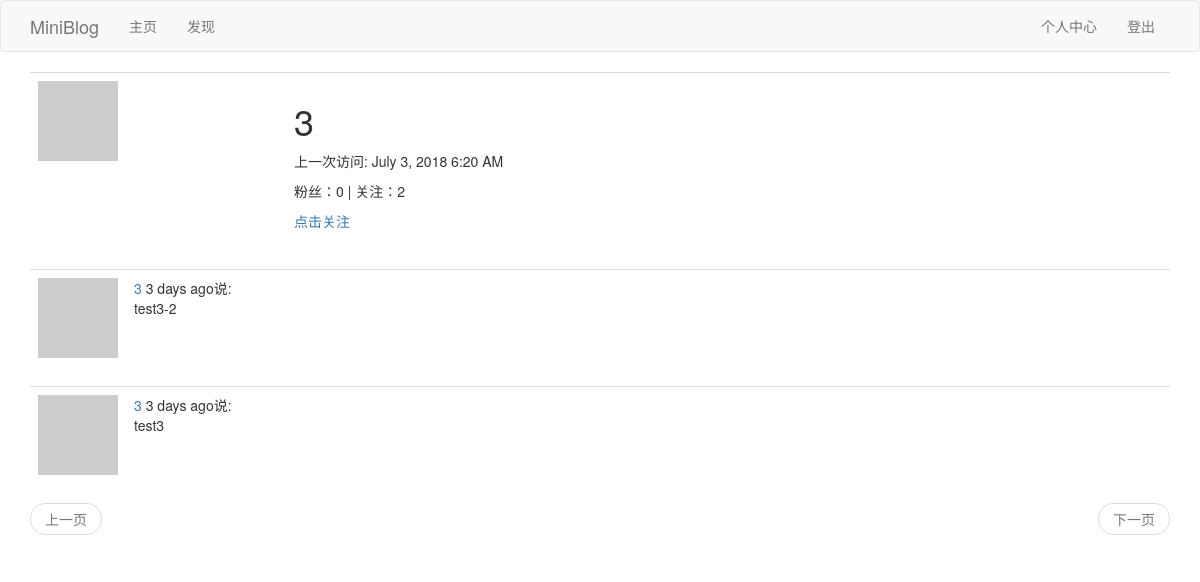
The app's page /user/3 (signed in), older data.
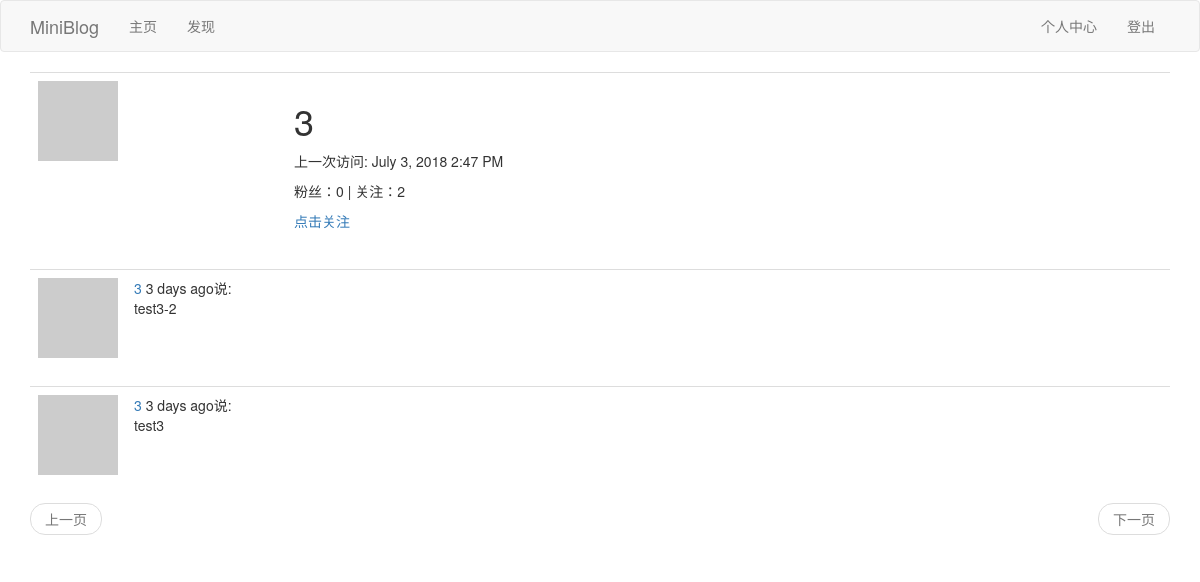
The same page, newer data.
### app/models.py (models this page shows, shortened)
class User(UserMixin,db.Model):
	__tablename__ = 'user'
	id = db.Column(db.Integer,primary_key=True)
	username = db.Column(db.String(64),index=True,unique=True)
	email = db.Column(db.String(64),index=True,unique=True)
	password_hash = db.Column(db.String(128))
	posts = db.relationship('Post',backref='author',lazy='dynamic')
	about_me = db.Column(db.String(140))
	last_seen = db.Column(db.DateTime,default=datetime.utcnow)
	def __repr__(self):
		return '<User {}'.format(self.username)
	__str__ = __repr__
	def avatar(self,size):
		digest = md5(self.email.lower().encode('utf-8')).hexdigest()
		return r'https://www.gravatar.com/avatar/{}?d=identicon&s={}'.format(digest,size)
	followed = db.relationship("User",secondary=followers,
		primaryjoin=(followers.c.follower_id == id),
		secondaryjoin=(followers.c.followed_id == id),
		backref=db.backref('followers',lazy='dynamic'),lazy='dynamic'
		)
	def is_following(self,user):
		return self.followed.filter(followers.c.followed_id == user.id).count()>0

class Post(db.Model):
    id = db.Column(db.Integer, primary_key=True)
    body = db.Column(db.String(140))
    timestamp = db.Column(db.DateTime, index=True, default=datetime.utcnow)
    user_id = db.Column(db.Integer, db.ForeignKey('user.id'))

### app/views.py (the view)
@app.route('/user/<username>')
@login_required
def user(username):
	user = User.query.filter_by(username=username).first_or_404()
	page = request.args.get('page',1,type=int)
	posts = user.posts.order_by(Post.timestamp.desc()).paginate(
		page,app.config['POSTS_PER_PAGE'],False)
	next_url = url_for('user',username=username,page=posts.next_num) if posts.has_next else None
	prev_url = url_for('user',username=username,page=posts.prev_num) if posts.has_prev else None
	return render_template('user.html',user=user,posts=posts.items,next_url=next_url, prev_url=prev_url)

### app/models.py (called while the page is built)
@login.user_loader
def load_user(id):
	return User.query.get(int(id))

### app/views.py (called while the page is built)
@app.before_request
def before_request():
	if current_user.is_authenticated:
		current_user.last_seen = datetime.utcnow()
		db.session.commit()

### app/templates/user.html (shortened to what this page needs)
{% extends "base.html" %}
{% block app_content %}
	<table class="table table-hover">
        <tr>
            <td width="256px"><img src="{{ user.avatar(256) }}"></td>
            <td>
            	<h1>{{ user.username }}</h1>
                {% if user.last_seen %}<p>上一次访问: {{ moment(user.last_seen).format('LLL') }}</p>{% endif %}
                <p>粉丝：{{ user.followers.count() }} | 关注：{{ user.followed.count() }} </p>
                {% if user == current_user %}
                    <p><a href="{{ url_for('edit_profile') }}">编辑</a></p>
                {% elif current_user.is_following(user) %}
                    <p><a href="{{ url_for('unfollow', username=user.username) }}">取消关注</a></p>
                {% else %}
                    <p><a href="{{ url_for('follow', username=user.username) }}">点击关注</a></p>
                {% endif %}
            </td>
        </tr>
    </table>
	{% for post in posts %}
		{% include "_post.html" %}
	{% endfor %}
    {% include "_pagination.html" %}
{% endblock %}

### app/templates/base.html (shortened to what this page needs)
{% extends 'bootstrap/base.html' %}
{% block navbar %}
    <nav class="navbar navbar-default">
        <div class="container">
            <div class="navbar-header">
                <a class="navbar-brand" href="{{ url_for('index') }}">MiniBlog</a>
            </div>
            <div class="collapse navbar-collapse" id="bs-example-navbar-collapse-1">
                <ul class="nav navbar-nav">
                    <li><a href="{{ url_for('index') }}">主页</a></li>
                    <li><a href="{{ url_for('explore') }}">发现</a></li>
                </ul>
                <ul class="nav navbar-nav navbar-right">
                    {% if current_user.is_anonymous %}
                    <li><a href="{{ url_for('login') }}">登陆</a></li>
                    {% else %}
                    <li><a href="{{ url_for('user', username=current_user.username) }}">个人中心</a></li>
                    <li><a href="{{ url_for('logout') }}">登出</a></li>
                    {% endif %}
                </ul>
            </div>
        </div>
    </nav>
{% endblock %}
{% block content %}
    <div class="container">
        {% block app_content %}{% endblock %}
    </div>
{% endblock %}

### app/templates/_post.html
    <table class="table table-hover">
        <tr>
            <td width="70px">
                <a href="{{ url_for('user', username=post.author.username) }}">
                    <img src="{{ post.author.avatar(70) }}" />
                </a>
            </td>
            <td>
                <a href="{{ url_for('user', username=post.author.username) }}">
                    {{ post.author.username }}
                </a>
                {{ moment(post.timestamp).fromNow() }}说:
                <br>
                {{ post.body }}
            </td>
        </tr>
    </table>

### app/templates/_pagination.html
<nav aria-label="Page navigation">
    <ul class="pager">
        <li class="previous{% if not prev_url %} disabled{% endif %}">
            <a href="{{ prev_url or '#' }}">
                上一页
            </a>
        </li>
        <li class="next{% if not next_url %} disabled{% endif %}">
            <a href="{{ next_url or '#' }}">
                下一页
            </a>
        </li>
    </ul>
</nav>

Row changes from the older to the newer data that the page shows:
changed User: last_seen "July 3, 2018 6:20 AM" → "July 3, 2018 2:47 PM"
